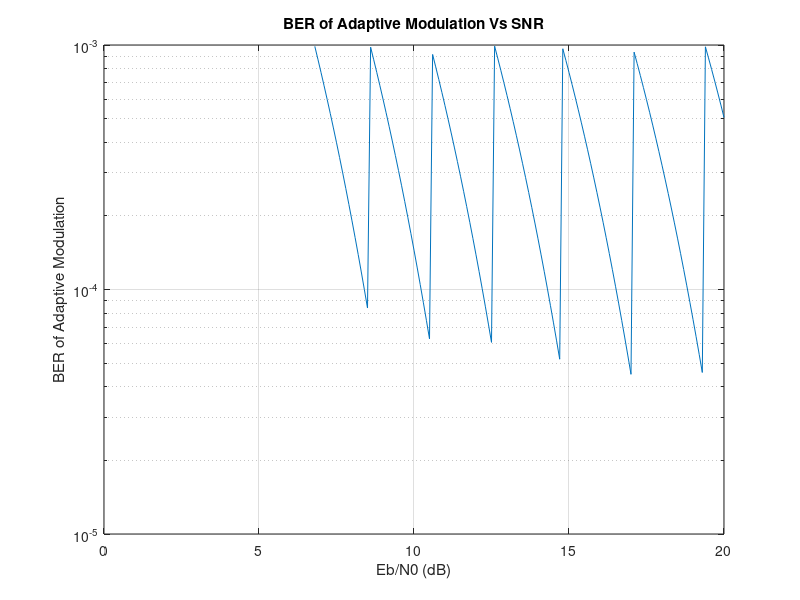

Reproduce this figure in MATLAB.
clear all; clc; close all;
SNRdB=0:0.1:20;
snr=10.^(SNRdB/10);
B = 10.^6;
Ts = 10.^-6;
Yth = 10.^-3;
% M-QAM
for k = 2:1:9;
    M = 2.^k;
    x=sqrt(3.*k.*snr/(M-1));
    QAM=(4/k)*(1-1/sqrt(M))*(1/2)*erfc(x/sqrt(2));
    QAM_O(k,:)=[QAM];
end
% BER of Adaptive Modulation
P_e = max(QAM_O.*(QAM_O < Yth));
semilogy(SNRdB,P_e);
ylabel('BER of Adaptive Modulation');
xlabel('Eb/N0 (dB)');
title('BER of Adaptive Modulation Vs SNR');
grid on;